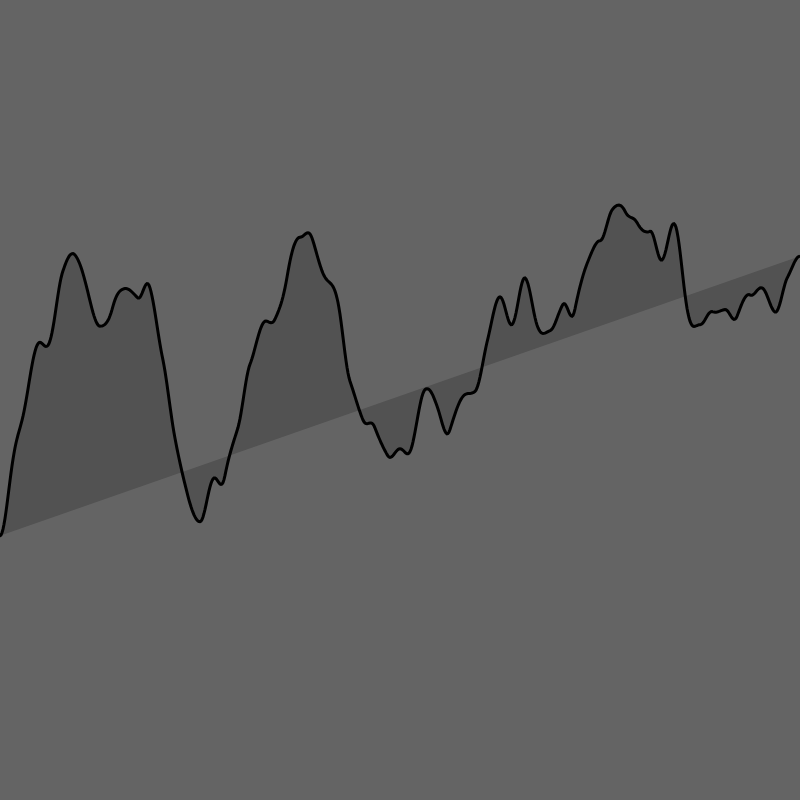
Frame 1 (no input)
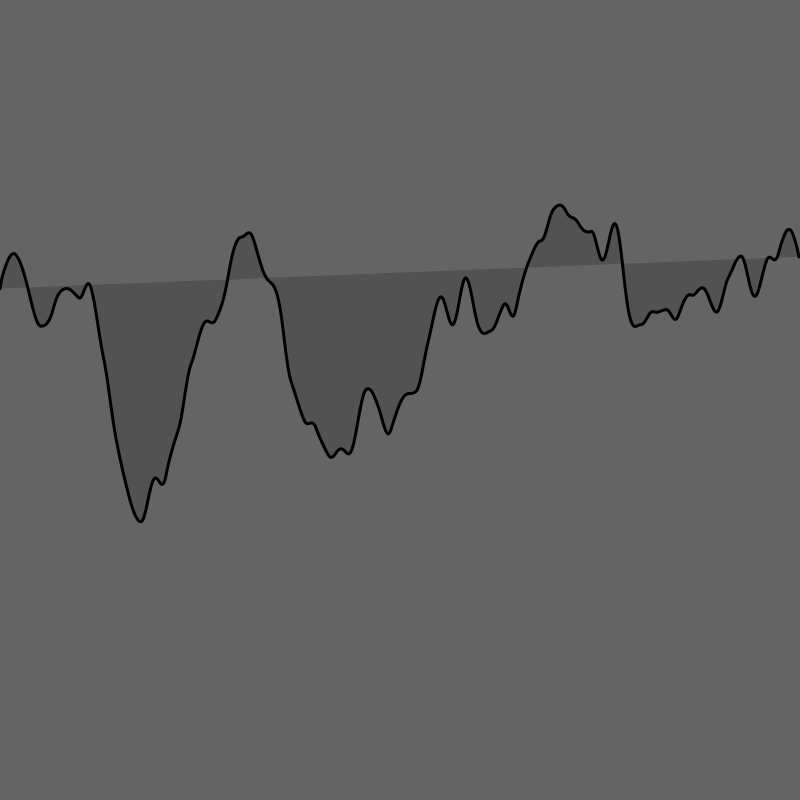
Frame 60 (no input)
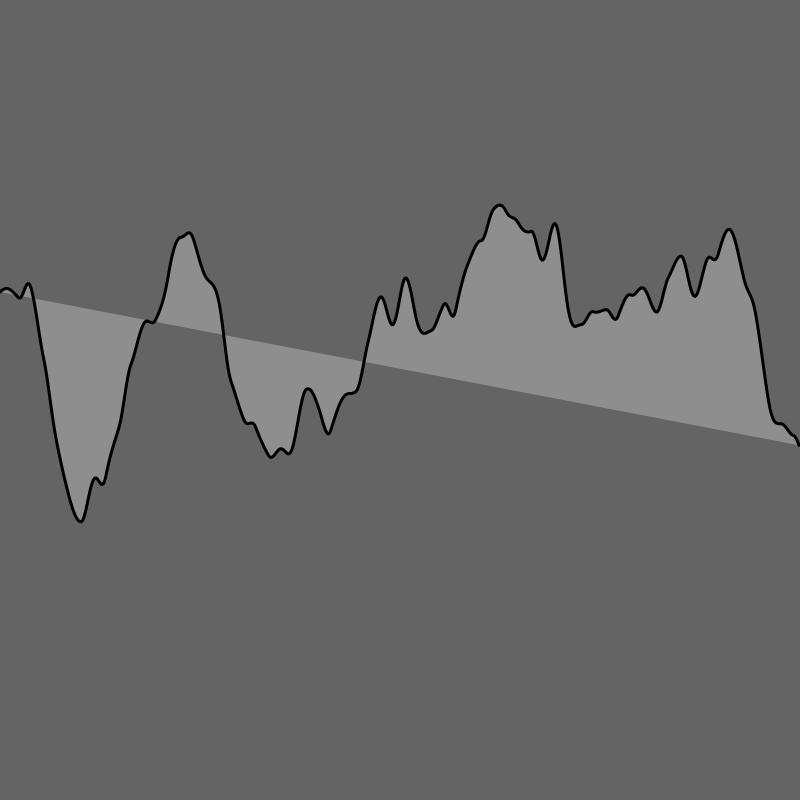
Frame 120 (the mouse pressed at the canvas centre since frame 60)

The p5.js sketch that drew these frames (run headless with seeded random() and noise() and a simulated clock; from frame 60 on, the mouse is pressed at the canvas centre):

// p5.js sketch
// ── sketch.js
//https://github.com/stavrosdidakis/DAT-GAD-405_2017
//https://p5js.org

//DAT405 / GAD405
//00_Template
//The purpose of this sketch is to provide a basic template
//for P5.js projects
var start = 0;
//Initialization function
function setup() {
  //Print a message to the console - to view using Chrome:
  //View > Developer > Developer Tools > Console
  console.log("Initialization: OK");
  createCanvas(800,800);
}

//Rendering function
function draw() {
  //Set a background color
background(100);
var xVar = start;

//Shape function allows complex shapes using vertexs, allows graph to be generated
beginShape();
for (var x = 0; x < width; x++) {
  //Maps value of perlin noise to height of page, generating Y value.
  var y = map(noise(xVar),0,1,0,height);
  var colour = map(y, 0, 800, 0, 255);
  //Fill creates cool animation, attempts to fill according to median value
  fill(colour);
  strokeWeight(3);
  //Vertex, X value increases until width, Y value is mapped noise, creating
  //graph effect.
  vertex (x, y);
  //Sets and increments noise graph values.
  xVar += 0.01;
}

endShape();
//Generates noise values outside of shape loop.
start += 0.01;


}
